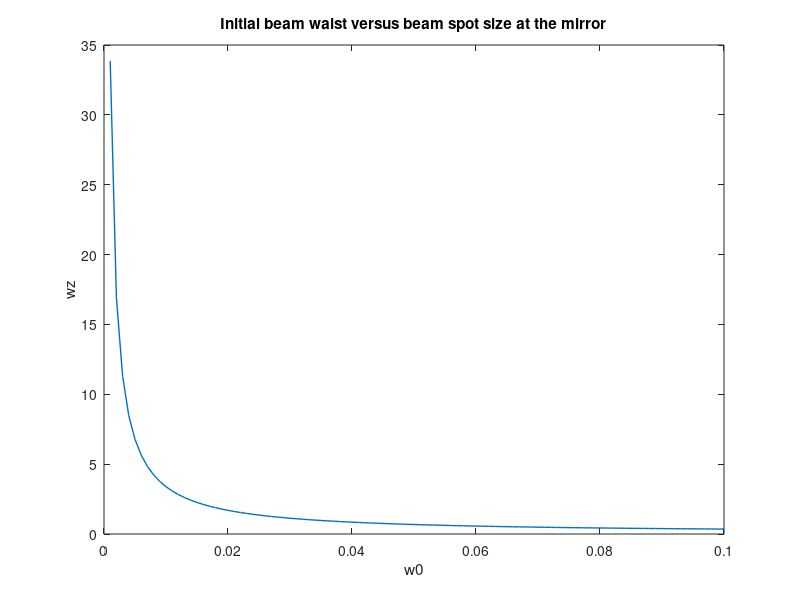

Here is the MATLAB script that generated this plot:
% Analysis of lowest order mode, given certain input parameters

lambda = 1.064e-6; % m
L = 100000; % 100 km cavity
R = 2*L; % radius of curvature for mirrors, 

% ABCD matrices
FS = @(L) [1, L; 0, 1];
Mmir = @(R) [1, 0; -2/R, 1]; % mirror reflection matrix (paraxial)
M = Mmir(R) * FS(L) * Mmir(R) * FS(L); % one round-trip ABCD
A = M(1,1); B = M(1,2); C = M(2,1); D = M(2,2);

% Solve for q: C*q^2 + (D-A)*q - B = 0
coeffs = [C, (D-A), -B];
q_roots = roots(coeffs);

% Pick root with positive imaginary part
q = q_roots(find(imag(q_roots) > 0, 1));

% Derive waist and spot at mirror
invq = 1/q;
w0 = sqrt(-lambda/(pi*imag(invq))); % waist at cavity center
zR = pi*w0^2 / lambda; % Rayleigh range
w_mirror = w0 * sqrt(1+((L/2)/zR)^2); % spot size at mirror for TEM00

fprintf('For L=%.3g m, R=%.3g m, lambda=%.3g m:\n', L, R, lambda);
fprintf('w0 = %.4g m = %.3f mm\n', w0, w0*1e3);
fprintf('zR = %.4g m\n', zR);
fprintf('w_mirror (radius) = %.4g m = %.3f mm\n', w_mirror, w_mirror*1e3);

%% After one pass analysis

w0s = 0.001:0.001:.1; % initial waist for diverging beam
zR = pi.*w0s.^2./lambda; % Rayleigh range
w_mirror = w0s.*sqrt(1+(L./zR).^2); % spot size after one pass

% Plotting
figure;
plot(w0s, w_mirror, 'LineWidth', 1);
title('Initial beam waist versus beam spot size at the mirror')
ylabel('wz')
xlabel('w0')
